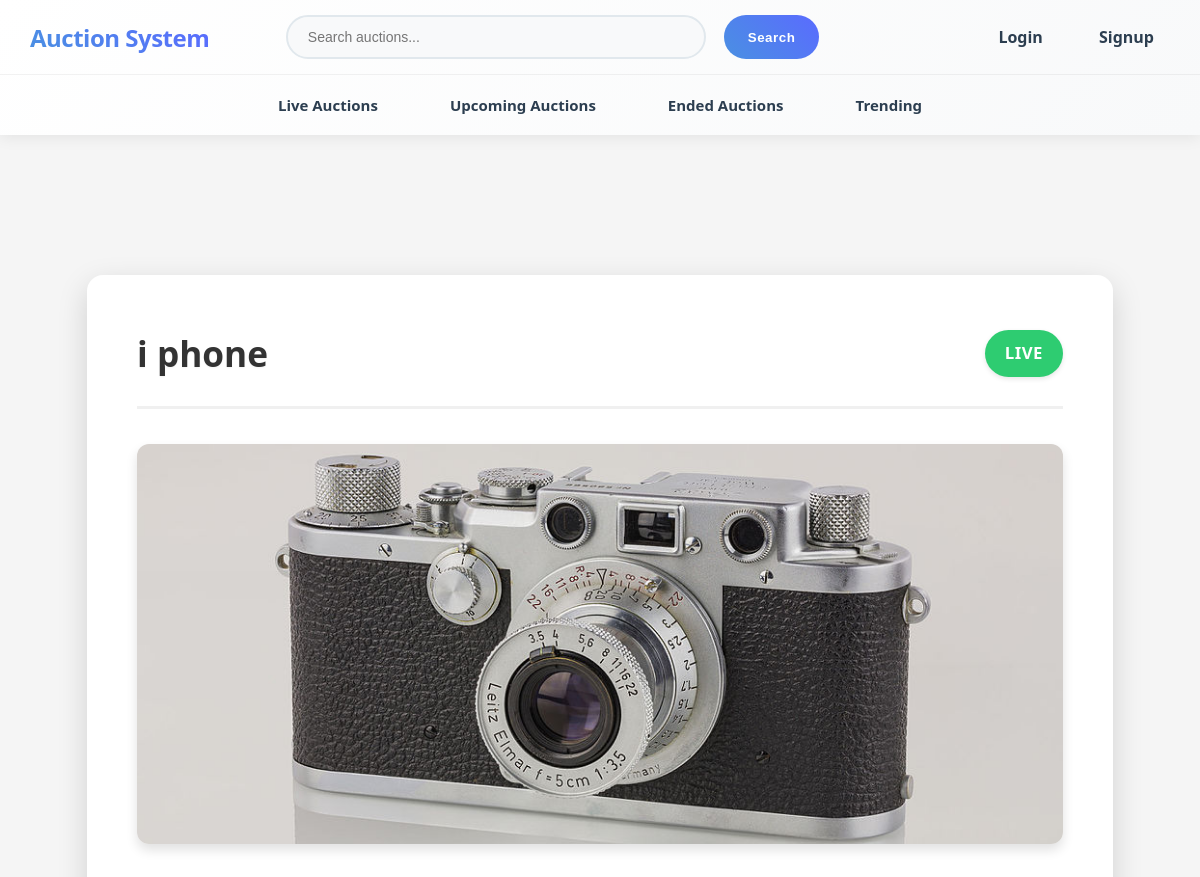
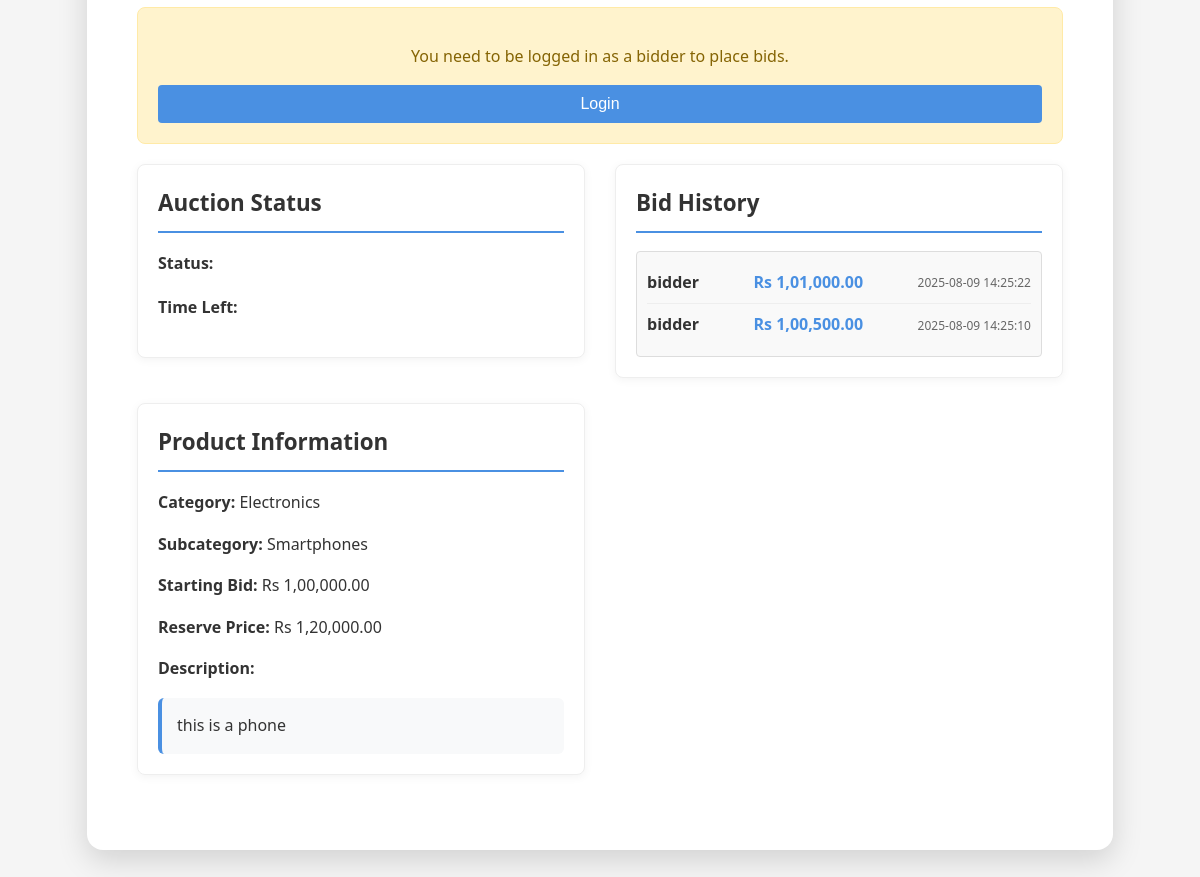
Page /auction/1 on the committed database (2 pictures, top to bottom).
### app/models.py (models this page shows, shortened)
class Product(db.Model):
    __tablename__ = 'products'
    id = db.Column(db.Integer, primary_key=True)
    name = db.Column(db.String(200), nullable=False)
    starting_bid = db.Column(db.Float, nullable=False)
    reserve_price = db.Column(db.Float, nullable=True)
    description = db.Column(db.Text, nullable=True)
    keywords = db.Column(db.String(255), nullable=True)
    minimum_interval = db.Column(db.Float, nullable=False, default=1.0)  # Minimum bid increment
    category_id = db.Column(db.Integer, db.ForeignKey('categories.id'), nullable=False)
    subcategory_id = db.Column(db.Integer, db.ForeignKey('subcategories.id'), nullable=False)
    seller_id = db.Column(db.Integer, db.ForeignKey('users.id'), nullable=False)
    image_url = db.Column(db.String(255), nullable=True)  # Store the path to the uploaded image
    created_at = db.Column(db.DateTime, default=datetime.now)
    auctions = db.relationship('Auction', backref='product', lazy=True)

class Auction(db.Model):
    __tablename__ = 'auctions'
    id = db.Column(db.Integer, primary_key=True)
    product_id = db.Column(db.Integer, db.ForeignKey('products.id'), nullable=False)
    start_date = db.Column(db.DateTime, nullable=False)
    end_date = db.Column(db.DateTime, nullable=False)
    type = db.Column(db.String(20), nullable=False, default='auction')  # auction, buy_now, etc.
    created_at = db.Column(db.DateTime, default=datetime.utcnow)
    bids = db.relationship('Bid', backref='auction', lazy=True)
    result = db.relationship('AuctionResult', backref='auction', uselist=False, lazy=True)
    @property
    def status(self):
        now = datetime.now()  # Use local time instead of UTC
        if now < self.start_date:
            return 'upcoming'
        elif now >= self.start_date and now < self.end_date:
            return 'live'
        else:
            return 'ended'

class Category(db.Model):
    __tablename__ = 'categories'
    id = db.Column(db.Integer, primary_key=True)
    name = db.Column(db.String(100), nullable=False, unique=True)
    subcategories = db.relationship('Subcategory', backref='category', lazy=True)
    products = db.relationship('Product', backref='category', lazy=True)

class Subcategory(db.Model):
    __tablename__ = 'subcategories'
    id = db.Column(db.Integer, primary_key=True)
    name = db.Column(db.String(100), nullable=False)
    category_id = db.Column(db.Integer, db.ForeignKey('categories.id'), nullable=False)
    products = db.relationship('Product', backref='subcategory', lazy=True)

class Bid(db.Model):
    __tablename__ = 'bids'
    id = db.Column(db.Integer, primary_key=True)
    auction_id = db.Column(db.Integer, db.ForeignKey('auctions.id'), nullable=False)
    bidder_id = db.Column(db.Integer, db.ForeignKey('users.id'), nullable=False)
    bid_amount = db.Column(db.Float, nullable=False)
    bid_time = db.Column(db.DateTime, default=datetime.now)

class User(db.Model):
    __tablename__ = 'users'
    id = db.Column(db.Integer, primary_key=True)
    username = db.Column(db.String(80), unique=True, nullable=False)
    email = db.Column(db.String(120), unique=True, nullable=False)
    password_hash = db.Column(db.String(256), nullable=False)
    role = db.Column(db.String(20), nullable=False)  # 'bidder' or 'seller'
    status = db.Column(db.String(20), nullable=False, default='pending')  # 'pending', 'accepted', 'rejected'
    created_at = db.Column(db.DateTime, default=datetime.now)
    products = db.relationship('Product', backref='seller', lazy=True)
    bids = db.relationship('Bid', backref='bidder', lazy=True)
    won_auctions = db.relationship('AuctionResult', backref='winner', lazy=True)
    search_history = db.relationship('SearchHistory', backref='user', lazy=True)

### app/main.py (the view, shortened to what this page needs)
@main.route('/auction/<int:auction_id>')
def view_auction(auction_id):
    auction = Auction.query.get_or_404(auction_id)
    product = auction.product
    current_highest_bid = Bid.query.filter_by(auction_id=auction_id).order_by(Bid.bid_amount.desc()).first()
    current_highest_amount = current_highest_bid.bid_amount if current_highest_bid else product.starting_bid
    minimum_bid_amount = calculate_minimum_bid(current_highest_amount)
    initial_increment = calculate_minimum_increment(round(current_highest_amount))
    auction_result = None
    winning_bid = None
    return render_template('view_auction.html',
                         auction=auction,
                         product=product,
                         current_highest_bid=current_highest_bid,
                         current_highest_amount=current_highest_amount,
                         initial_increment=initial_increment,
                         minimum_bid_amount=minimum_bid_amount,
                         auction_result=auction_result,
                         winning_bid=winning_bid,
                         format_indian_currency=format_indian_currency)

### app/utils.py (called while the page is built)
def calculate_minimum_increment(amount: float) -> float:
    try:
        amt = float(amount or 0)
    except Exception:
        amt = 0.0
    if amt < 10000:
        pct = 0.05
    elif amt < 100000:
        pct = 0.03
    elif amt < 1000000:
        pct = 0.02
    elif amt < 10000000:
        pct = 0.015
    else:
        pct = 0.01
    increment = amt * pct
    rounded_increment = round(increment)
    return rounded_increment if rounded_increment >= 1.0 else 1.0

def calculate_minimum_bid(current_amount: float) -> float:
    if current_amount <= 0:
        return 1
    increment = calculate_minimum_increment(current_amount)
    minimum_bid = round(current_amount + increment)
    return minimum_bid

def format_indian_currency(amount):
    if amount is None:
        return "Rs 0.00"
    amount_str = f"{amount:.2f}"
    parts = amount_str.split('.')
    integer_part = parts[0]
    decimal_part = parts[1]
    if len(integer_part) <= 3:
        formatted_integer = integer_part
    else:
        last_three = integer_part[-3:]
        remaining = integer_part[:-3]
        formatted_remaining = ""
        for i in range(len(remaining)):
            if i > 0 and i % 2 == 0:
                formatted_remaining = "," + formatted_remaining
            formatted_remaining = remaining[-(i+1)] + formatted_remaining
        formatted_integer = formatted_remaining + "," + last_three
    return f"Rs {formatted_integer}.{decimal_part}"

### app/templates/view_auction.html (shortened to what this page needs)
<!DOCTYPE html>
<html>
<head>
    <link rel="stylesheet" href="{{ url_for('static', filename='style.css') }}">
</head>
<body class="home-page">
    {% include 'bidder_nav.html' %}
    <div class="content">
        <div class="auction-container">
            <div class="auction-header">
                <h1>{{ product.name }}</h1>
                <div class="auction-status {{ auction.status }}">
                    <span>{{ auction.status|title }}</span>
                </div>
            </div>
            <div class="auction-details">
                <div class="product-image-container">
                    {% if product.image_url %}
                        <img src="{{ url_for('static', filename=product.image_url) }}" alt="{{ product.name }}" class="product-full-image">
                    {% else %}
                        <div class="product-no-image">
                            <span>No Image Available</span>
                        </div>
                    {% endif %}
                </div>
                {% if auction.status == 'live' %}
                    {% if session.get('role') == 'bidder' %}
                    <div class="bidding-section">
                        <h3>Place Your Bid</h3>
                        <div class="bid-info">
                            <p><strong>Current Highest Bid:</strong> <span id="current-highest-bid" class="highlight">{{ format_indian_currency(current_highest_amount) }}</span></p>
                            <p><strong>Minimum Bid Increment:</strong> {{ format_indian_currency(initial_increment) }}</p>
                            <p><strong>Next Minimum Bid:</strong> <span id="current-minimum-bid" class="highlight">{{ format_indian_currency(minimum_bid_amount) }}</span></p>
                        </div>
                        <form id="bidForm" class="bid-form">
                            <div class="form-group">
                                <label for="bid-amount">Your Bid (Rs)</label>
                                <input type="number" id="bid-amount" name="bid_amount" step="1" min="{{ minimum_bid_amount }}" required>
                                <small style="color: #666; font-size: 12px;">Minimum bid: <span id="min-bid-amount">{{ format_indian_currency(minimum_bid_amount) }}</span></small>
                            </div>
                            <button type="submit" class="btn bid-btn">Place Bid</button>
                        </form>
                    </div>
                    {% include 'proxy_bidding_component.html' %}
                    {% else %}
                    <div class="bidding-notice">
                        <p>You need to be logged in as a bidder to place bids.</p>
                        <button onclick="openModal('loginModal')" class="btn">Login</button>
                    </div>
                    {% endif %}
                {% endif %}
                <div class="info-grid">
                    <div class="info-column">
                        <div class="info-section">
                            <h3>Auction Status</h3>
                            <p><strong>Status:</strong> <span class="status-badge {{ auction.status }}">{{ auction.status|title }}</span></p>
                            {% if auction.status == 'live' %}
                                <p><strong>Time Left:</strong> </p>
                            {% elif auction.status == 'upcoming' %}
                                <p><strong>Starts In:</strong> <span id="countdown" class="countdown-upcoming"></span></p>
                            {% else %}
                                <p><strong>Ended:</strong> <span id="ended-time">{{ auction.end_date.strftime('%Y-%m-%d %H:%M:%S') }}</span></p>
                            {% endif %}
                        </div>
                        <div class="info-section">
                            <h3>Product Information</h3>
                            <p><strong>Category:</strong> {{ product.category.name }}</p>
                            <p><strong>Subcategory:</strong> {{ product.subcategory.name }}</p>
                            <p><strong>Starting Bid:</strong> {{ format_indian_currency(product.starting_bid) }}</p>
                            {% if product.reserve_price %}
                                <p><strong>Reserve Price:</strong> {{ format_indian_currency(product.reserve_price) }}</p>
                            {% endif %}
                            <p><strong>Description:</strong></p>
                            <div class="description-text">{{ product.description }}</div>
                        </div>
                    </div>
                    <div class="info-column">
                        <div class="info-section">
                            <h3>Bid History</h3>
                            <div id="bid-history">
                                {% if auction.bids %}
                                    <div class="bid-list">
                                                                        {% for bid in auction.bids|sort(attribute='bid_time', reverse=true) %}
                                <div class="bid-item {% if bid.bidder_id == session.get('user_id') %}my-bid{% endif %}{% if winning_bid and bid.id == winning_bid.id %} winning-bid{% endif %}">
                                    <span class="bidder">
                                        {{ bid.bidder.username }}{% if bid.bidder_id == session.get('user_id') %} (You){% endif %}
                                    </span>
                                    <span class="bid-amount">{{ format_indian_currency(bid.bid_amount) }}</span>
                                    <span class="bid-time">{{ bid.bid_time.strftime('%Y-%m-%d %H:%M:%S') }}</span>
                                </div>
                                {% endfor %}
                                    </div>
                                {% else %}
                                    <p>No bids yet. Be the first to bid!</p>
                                {% endif %}
                            </div>
                        </div>
                    </div>
                </div>
            </div>
        </div>
    </div>
</body>
</html>

### app/static/style.css (style rules this page uses)
* { box-sizing: border-box; }
body { margin: 0; padding: 0; font-family: 'Segoe UI', Arial, sans-serif; display: flex; flex-direction: column; background-color: #f5f5f5; color: #333; min-height: 100vh; overflow-x: hidden; }
.content { padding: 30px; flex: 1; line-height: 1.6; width: 100%; box-sizing: border-box; margin: 0 auto; margin-left: 250px; max-width: calc(100vw - 250px); overflow-x: hidden; }
body.home-page { display: block; }
body.home-page .content { margin-left: 0; max-width: 1200px; margin: 0 auto; padding-top: 100px; }
.auction-container { background: white; border-radius: 16px; padding: 50px; box-shadow: 0 10px 30px rgba(0,0,0,0.15); margin: 40px auto; max-width: 1100px; width: 90%; box-sizing: border-box; overflow-x: hidden; }
.auction-header { display: flex; justify-content: space-between; align-items: center; margin-bottom: 35px; border-bottom: 3px solid #f0f0f0; padding-bottom: 25px; }
.auction-header h1 { margin: 0; color: #333; font-size: 2.2rem; font-weight: 600; text-shadow: 0 1px 2px rgba(0,0,0,0.05); }
.auction-status { padding: 10px 20px; border-radius: 25px; font-weight: bold; color: white; font-size: 1.05rem; box-shadow: 0 2px 5px rgba(0,0,0,0.1); text-transform: uppercase; letter-spacing: 0.5px; }
.auction-status.live { background-color: #2ecc71; }
.auction-details { display: grid; grid-template-columns: 1fr 1fr; gap: 50px; width: 100%; box-sizing: border-box; }
.product-image-container { border-radius: 12px; overflow: hidden; box-shadow: 0 6px 12px rgba(0,0,0,0.12); height: 30%; }
.product-full-image { width: 100%; height: 100%; object-fit: cover; display: block; }
.info-section { margin-bottom: 25px; background-color: #fafafa; padding: 20px; border-radius: 10px; box-shadow: 0 2px 6px rgba(0,0,0,0.05); }
.info-section h3 { color: #4a90e2; margin-top: 0; margin-bottom: 18px; border-bottom: 3px solid #f0f0f0; padding-bottom: 12px; font-size: 1.4rem; font-weight: 600; }
.btn { background-color: #4a90e2; color: white; padding: 10px 20px; border: none; border-radius: 4px; cursor: pointer; font-size: 16px; width: 100%; transition: background-color 0.2s; }

### app/templates/view_auction.html (style rules this page uses)
.auction-details { display: flex; flex-direction: column; gap: 20px; margin-top: 20px; }
.product-image-container { text-align: center; margin-bottom: 20px; }
.product-full-image { max-width: 100%; max-height: 400px; border-radius: 8px; box-shadow: 0 4px 15px rgba(0,0,0,0.1); }
.info-grid { display: grid; grid-template-columns: 1fr 1fr; gap: 30px; }
.info-column { display: flex; flex-direction: column; gap: 20px; }
.info-section { background: white; padding: 20px; border-radius: 8px; box-shadow: 0 2px 10px rgba(0,0,0,0.05); border: 1px solid #eee; }
.info-section h3 { margin-top: 0; color: #333; border-bottom: 2px solid #4a90e2; padding-bottom: 10px; }
.description-text { background-color: #f8f9fa; padding: 15px; border-radius: 6px; border-left: 4px solid #4a90e2; margin-top: 10px; }
.bid-list { max-height: 300px; overflow-y: auto; border: 1px solid #ddd; border-radius: 4px; padding: 10px; background-color: #f9f9f9; }
.bid-item { display: flex; justify-content: space-between; align-items: center; padding: 8px 0; border-bottom: 1px solid #eee; }
.bid-item:last-child { border-bottom: none; }
.bidder { font-weight: bold; color: #333; }
.bid-amount { color: #4a90e2; font-weight: bold; }
.bid-time { color: #666; font-size: 12px; }
.bidding-notice { background-color: #fff3cd; border: 1px solid #ffeaa7; border-radius: 8px; padding: 20px; text-align: center; }
.bidding-notice p { margin-bottom: 15px; color: #856404; }

### rows in the picture
Product: name "i phone", image_url (picture), starting_bid "Rs 1,00,000.00", reserve_price "Rs 1,20,000.00", description "this is a phone"
Auction: status "LIVE"
Category: category.name "Electronics"
Subcategory: subcategory.name "Smartphones"
Bid: bidder.username "bidder", bid_amount "Rs 1,01,000.00", bid_time "2025-08-09 14:25:22"
Bid: bidder.username "bidder", bid_amount "Rs 1,00,500.00", bid_time "2025-08-09 14:25:10"
